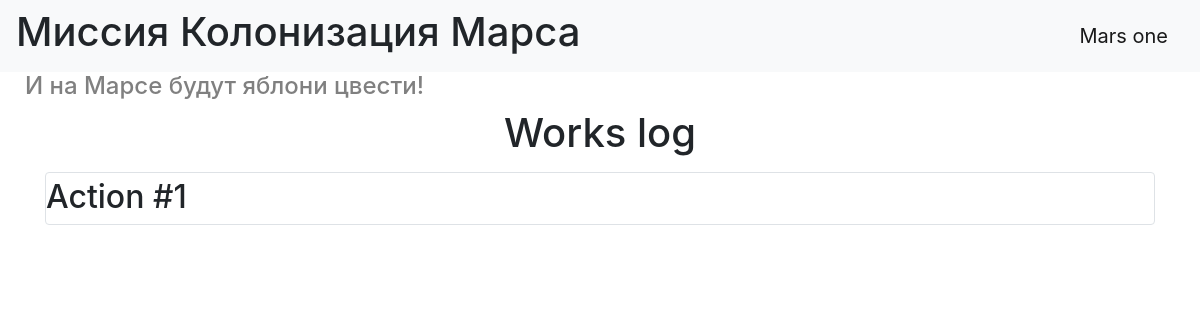
The page /index on the database as committed earlier.
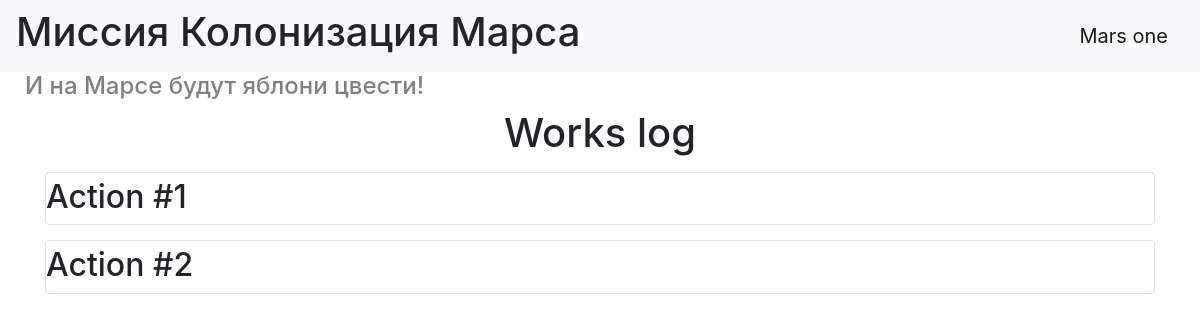
The same page on the database as committed later.
### data/jobs.py (models this page shows, shortened)
class Jobs(SqlAlchemyBase, UserMixin, SerializerMixin):
    __tablename__ = 'jobs'
    id = sqlalchemy.Column(sqlalchemy.Integer,
                           primary_key=True, autoincrement=True)
    team_leader = sqlalchemy.Column(sqlalchemy.Integer, sqlalchemy.ForeignKey("users.id"), nullable=True)
    job = sqlalchemy.Column(sqlalchemy.String, nullable=True)
    work_size = sqlalchemy.Column(sqlalchemy.Integer, nullable=True)
    collaborators = sqlalchemy.Column(sqlalchemy.String, nullable=True)
    start_date = sqlalchemy.Column(sqlalchemy.DateTime, nullable=True)
    end_date = sqlalchemy.Column(sqlalchemy.DateTime, nullable=True)
    is_finished = sqlalchemy.Column(sqlalchemy.BOOLEAN, nullable=True)
    user = orm.relation('User')

### main.py (the view)
@app.route('/')
@app.route('/index')
def index():
    db_sess = db_session.create_session()
    jobs = db_sess.query(Jobs).all()
    return render_template("index.html", jobs=jobs)

### data/db_session.py (called while the page is built)
def create_session() -> Session:
    global __factory
    return __factory()

### templates/index.html
{% extends "base.html" %}
{% block content %}
<h1 style="text-align: center">Works log</h1>
{% for item in jobs%}
<div class="item col-md6 border rounded">
    <h2>Action #{{item.id}}</h2>
</div>
{% endfor %}
{% endblock %}

### templates/base.html (shortened to what this page needs)
<!doctype html>
<html lang="en">
<head>
    <link rel="stylesheet"
          href="https://stackpath.bootstrapcdn.com/bootstrap/4.4.1/css/bootstrap.min.css"
>
    <link rel="stylesheet" href="static/css/style.css">
</head>
<body>
<header>
    <nav class="navbar navbar-light bg-light">
        <h1>Миссия Колонизация Марса</h1>
        <a class="navbar-brand" href="#">Mars one</a>
    </nav>
</header>
<h4 style="padding-left: 25px; color:grey">И на Марсе будут яблони цвести!</h4>
<main role="main" class="container">
    {% block content %}{% endblock %}
</main>
</body>

### static/css/style.css (style rules this page uses)
.item { margin-top: 15px; padding-top: 5px; }

Rows that differ between the two databases and show on the page:
added Jobs: id "2"
